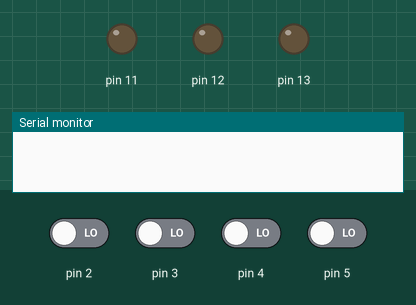
Simulated run of this sketch. Board: Arduino Uno, built with avr-gcc and run on an emulated ATmega328P. Parts: output pins drawn as LEDs (lit = HIGH), the last lines printed to the serial monitor. Dashed ring = blinking. The inputs (shaded band) are chosen by the test bench; at power-on: pin 2–5 LOW.

Above: at 1.2 s.
1.3 s: pin 3 driven HIGH
At 1.5 s:
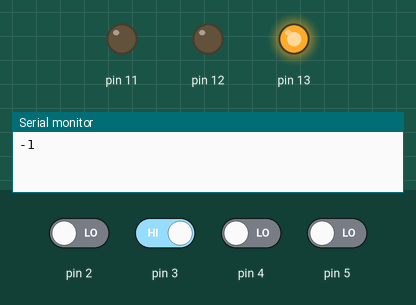
4.3 s: pin 5 driven HIGH
At 5.0 s:
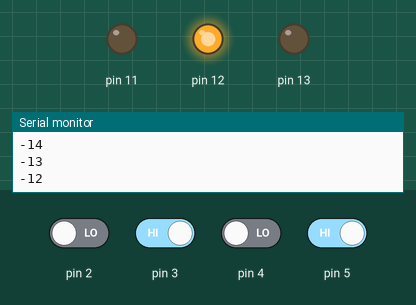
5.8 s: pin 4 driven HIGH
At 7.8 s:
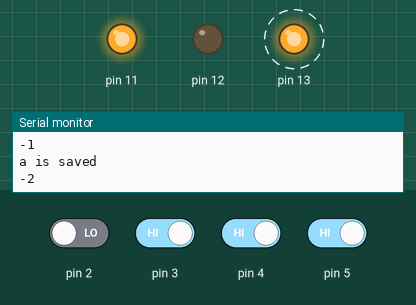
8.8 s: pin 2 driven HIGH
At 9.8 s:
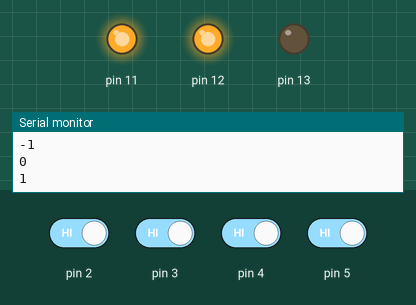
10.4 s: pin 2 driven LOW
At 10.6 s:
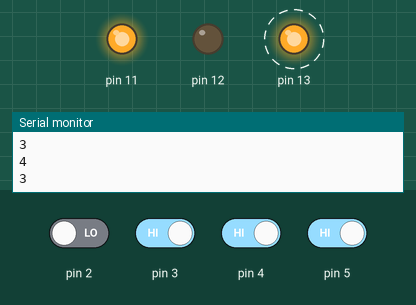
13.4 s: pin 3 driven LOW
At 14.6 s:
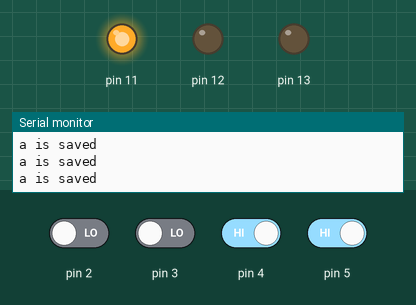
Timing chart, 0 to 16.0 s (numbered marks = the images above; inputs shaded):
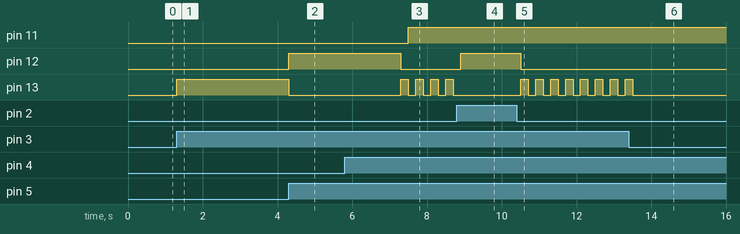

The sketch:

ham.ino
```cpp
int in=0;
int in2=0;
int in3=0;
int in4=0;
int a=0;
int b=0;
int i;
void setup() {
 pinMode(2,INPUT);
 pinMode(3,INPUT);
 pinMode(4,INPUT);
 pinMode(5,INPUT);
 pinMode(12,OUTPUT);
 pinMode(13,OUTPUT);
 pinMode(11,OUTPUT);
 Serial.begin(9600);
}

void loop() {
in=digitalRead(2);
in2=digitalRead(3);

 while(in==1)
 { digitalWrite(12,1);
   digitalWrite(13,0);
   a++;
   Serial.println(a);
   delay(200);
   in=digitalRead(2);

 }
 while(in2==1)
 { digitalWrite(12,0);
   digitalWrite(13,1);
   a--;
   Serial.println(a);
   delay(200);
   in2=digitalRead(2);
 }

digitalWrite(12,0);
digitalWrite(13,0);
in3=digitalRead(4);
in4=digitalRead(5);

if(in3==1) {digitalWrite(11,1);b=a; Serial.println("a is saved");delay(200);}else(digitalWrite(11,0));

if(in4==1) {
    if(b>a) {for(i=0;i<b-a;i++){    digitalWrite(12,1);digitalWrite(13,0); Serial.println(a+i);delay(200);}a=b;}
    if(b<a) {for(i=0;i<a-b;i++){    digitalWrite(12,0);digitalWrite(13,1); Serial.println(a-i-1);delay(200);}a=b;}
    if(a=b) {a=b;}

}


}
```

Measured:
- after the input at 1.3 s, pin 13: LOW → HIGH at once
- after the input at 4.3 s, pin 12: LOW → HIGH at once; pin 13: HIGH → LOW at once
- after the input at 5.8 s, pin 11: LOW → HIGH after 1.7 s; pin 12: goes on until 7.3 s, then stays LOW
- after the input at 8.8 s, pin 12: LOW → HIGH after 0.11 s; pin 13: stops changing and stays LOW
- after the input at 10.4 s, pin 12: HIGH → LOW after 0.11 s; pin 13: alternates HIGH for 0.20 s and LOW for 0.20 s, starting after 0.11 s
- after the input at 13.4 s, pin 13: goes on until 13.5 s, then stays LOW
